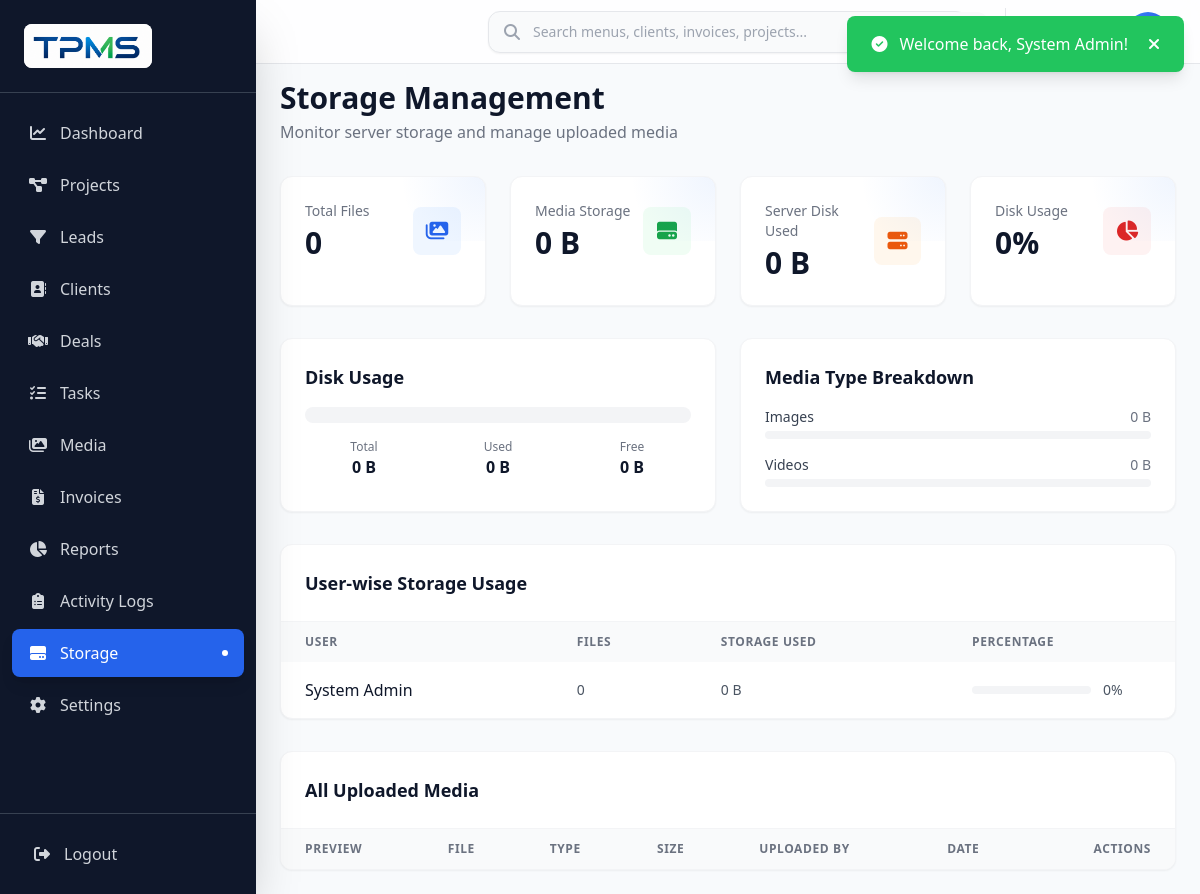
Screenshot of /storage.php (signed in) with the database file from the repository.
### tables this page shows
CREATE TABLE IF NOT EXISTS users (
    id INT AUTO_INCREMENT PRIMARY KEY,
    name VARCHAR(100) NOT NULL,
    email VARCHAR(100) NOT NULL UNIQUE,
    password VARCHAR(255) NOT NULL,
    role VARCHAR(50) DEFAULT 'sales_rep',
    avatar VARCHAR(255) DEFAULT NULL,
    phone VARCHAR(20) DEFAULT NULL,
    status ENUM('active','inactive') DEFAULT 'active',
    created_at TIMESTAMP DEFAULT CURRENT_TIMESTAMP,
    updated_at TIMESTAMP DEFAULT CURRENT_TIMESTAMP ON UPDATE CURRENT_TIMESTAMP,
    FOREIGN KEY (role) REFERENCES roles(name) ON DELETE RESTRICT
);

### includes/functions.php (called while the page is built, shortened)
<?php
function sanitize($input)
{
    return htmlspecialchars(trim((string)$input), ENT_QUOTES, 'UTF-8');
}
function formatBytes($bytes, $precision = 2)
{
    $units = ['B', 'KB', 'MB', 'GB', 'TB'];
    $bytes = max($bytes, 0);
    $pow = floor(($bytes ? log($bytes) : 0) / log(1024));
    $pow = min($pow, count($units) - 1);
    $bytes /= 1024 ** $pow;
    return round($bytes, $precision) . ' ' . $units[$pow];
}

### storage.php (the view, shortened to what this page needs)
<?php
require_once 'includes/header.php';
$db = getDB();
$totalFiles = $db->query("SELECT COUNT(*) FROM media")->fetchColumn();
$totalSize = $db->query("SELECT COALESCE(SUM(file_size), 0) FROM media")->fetchColumn();
$imageSize = $db->query("SELECT COALESCE(SUM(file_size), 0) FROM media WHERE file_type='image'")->fetchColumn();
$videoSize = $db->query("SELECT COALESCE(SUM(file_size), 0) FROM media WHERE file_type='video'")->fetchColumn();
$userStats = $db->query("SELECT u.id, u.name, COUNT(m.id) as file_count, COALESCE(SUM(m.file_size), 0) as total_size
                         FROM users u
                         LEFT JOIN media m ON u.id = m.uploaded_by
                         GROUP BY u.id, u.name
                         ORDER BY total_size DESC")->fetchAll();
$uploadsDir = __DIR__ . '/uploads';
$diskTotal = disk_total_space($uploadsDir);
$diskFree = disk_free_space($uploadsDir);
$diskUsed = $diskTotal - $diskFree;
$diskUsedPercent = $diskTotal > 0 ? round(($diskUsed / $diskTotal) * 100, 2) : 0;
include 'includes/sidebar.php';
?>
<div class="lg:ml-64 min-h-screen transition-all duration-300">
    <?php include 'includes/topbar.php'; ?>
    <main class="p-6 pt-20">
        <div class="mb-8 animate-fade-in">
            <h1 class="text-3xl font-bold text-secondary-900">Storage Management</h1>
            <p class="text-gray-500 mt-1">Monitor server storage and manage uploaded media</p>
        </div>
        <div class="grid grid-cols-1 md:grid-cols-2 lg:grid-cols-4 gap-6 mb-8">
            <div class="stat-card bg-white rounded-xl p-6 shadow-sm border border-gray-100 animate-slide-up">
                <div class="flex items-center justify-between">
                    <div>
                        <p class="text-sm font-medium text-gray-500 mb-1">Total Files</p>
                        <h3 class="text-3xl font-bold text-secondary-900"><?php echo number_format($totalFiles); ?></h3>
                    </div>
                    <div class="w-12 h-12 rounded-lg bg-blue-50 flex items-center justify-center"><i class="fas fa-images text-blue-600 text-xl"></i></div>
                </div>
            </div>
            <div class="stat-card bg-white rounded-xl p-6 shadow-sm border border-gray-100 animate-slide-up stagger-1">
                <div class="flex items-center justify-between">
                    <div>
                        <p class="text-sm font-medium text-gray-500 mb-1">Media Storage</p>
                        <h3 class="text-3xl font-bold text-secondary-900"><?php echo formatBytes($totalSize); ?></h3>
                    </div>
                    <div class="w-12 h-12 rounded-lg bg-green-50 flex items-center justify-center"><i class="fas fa-hdd text-green-600 text-xl"></i></div>
                </div>
            </div>
            <div class="stat-card bg-white rounded-xl p-6 shadow-sm border border-gray-100 animate-slide-up stagger-2">
                <div class="flex items-center justify-between">
                    <div>
                        <p class="text-sm font-medium text-gray-500 mb-1">Server Disk Used</p>
                        <h3 class="text-3xl font-bold text-secondary-900"><?php echo formatBytes($diskUsed); ?></h3>
                    </div>
                    <div class="w-12 h-12 rounded-lg bg-orange-50 flex items-center justify-center"><i class="fas fa-server text-orange-600 text-xl"></i></div>
                </div>
            </div>
            <div class="stat-card bg-white rounded-xl p-6 shadow-sm border border-gray-100 animate-slide-up stagger-3">
                <div class="flex items-center justify-between">
                    <div>
                        <p class="text-sm font-medium text-gray-500 mb-1">Disk Usage</p>
                        <h3 class="text-3xl font-bold text-secondary-900"><?php echo $diskUsedPercent; ?>%</h3>
                    </div>
                    <div class="w-12 h-12 rounded-lg bg-red-50 flex items-center justify-center"><i class="fas fa-chart-pie text-red-600 text-xl"></i></div>
                </div>
            </div>
        </div>
        <div class="grid grid-cols-1 lg:grid-cols-2 gap-6 mb-8">
            <div class="bg-white rounded-xl shadow-sm border border-gray-100 p-6 animate-slide-up animate-delay-100">
                <h2 class="text-lg font-bold text-secondary-900 mb-4">Disk Usage</h2>
                <div class="h-4 bg-gray-100 rounded-full overflow-hidden mb-4">
                </div>
                <div class="grid grid-cols-3 gap-4 text-center">
                    <div>
                        <p class="text-xs text-gray-500">Total</p>
                        <p class="font-semibold text-secondary-900"><?php echo formatBytes($diskTotal); ?></p>
                    </div>
                    <div>
                        <p class="text-xs text-gray-500">Used</p>
                        <p class="font-semibold text-secondary-900"><?php echo formatBytes($diskUsed); ?></p>
                    </div>
                    <div>
                        <p class="text-xs text-gray-500">Free</p>
                        <p class="font-semibold text-secondary-900"><?php echo formatBytes($diskFree); ?></p>
                    </div>
                </div>
            </div>
            <div class="bg-white rounded-xl shadow-sm border border-gray-100 p-6 animate-slide-up animate-delay-200">
                <h2 class="text-lg font-bold text-secondary-900 mb-4">Media Type Breakdown</h2>
                <div class="space-y-4">
                    <div>
                        <div class="flex justify-between text-sm mb-1">
                            <span class="text-gray-700">Images</span>
                            <span class="text-gray-500"><?php echo formatBytes($imageSize); ?></span>
                        </div>
                        <div class="h-2 bg-gray-100 rounded-full overflow-hidden">
                        </div>
                    </div>
                    <div>
                        <div class="flex justify-between text-sm mb-1">
                            <span class="text-gray-700">Videos</span>
                            <span class="text-gray-500"><?php echo formatBytes($videoSize); ?></span>
                        </div>
                        <div class="h-2 bg-gray-100 rounded-full overflow-hidden">
                        </div>
                    </div>
                </div>
            </div>
        </div>
        <div class="bg-white rounded-xl shadow-sm border border-gray-100 overflow-hidden mb-8 animate-slide-up animate-delay-300">
            <div class="p-6 border-b border-gray-100">
                <h2 class="text-lg font-bold text-secondary-900">User-wise Storage Usage</h2>
            </div>
            <div class="overflow-x-auto">
                <table class="w-full">
                    <thead class="bg-gray-50">
                        <tr>
                            <th class="px-6 py-3 text-left text-xs font-semibold text-gray-500 uppercase tracking-wider">User</th>
                            <th class="px-6 py-3 text-left text-xs font-semibold text-gray-500 uppercase tracking-wider">Files</th>
                            <th class="px-6 py-3 text-left text-xs font-semibold text-gray-500 uppercase tracking-wider">Storage Used</th>
                            <th class="px-6 py-3 text-left text-xs font-semibold text-gray-500 uppercase tracking-wider">Percentage</th>
                        </tr>
                    </thead>
                    <tbody class="divide-y divide-gray-100">
                        <?php foreach ($userStats as $user):
                            $percent = $totalSize > 0 ? round(($user['total_size'] / $totalSize) * 100, 1) : 0;
                        ?>
                            <tr class="hover:bg-gray-50 transition-colors">
                                <td class="px-6 py-4 font-medium text-secondary-900"><?php echo sanitize($user['name']); ?></td>
                                <td class="px-6 py-4 text-sm text-gray-600"><?php echo number_format($user['file_count']); ?></td>
                                <td class="px-6 py-4 text-sm text-gray-600"><?php echo formatBytes($user['total_size']); ?></td>
                                <td class="px-6 py-4">
                                    <div class="flex items-center gap-3">
                                        <div class="flex-1 h-2 bg-gray-100 rounded-full overflow-hidden max-w-[150px]">
                                        </div>
                                        <span class="text-sm text-gray-600 w-12"><?php echo $percent; ?>%</span>
                                    </div>
                                </td>
                            </tr>
                        <?php endforeach; ?>
                    </tbody>
                </table>
            </div>
        </div>
        <div class="bg-white rounded-xl shadow-sm border border-gray-100 overflow-hidden animate-slide-up animate-delay-400">
            <div class="p-6 border-b border-gray-100">
                <h2 class="text-lg font-bold text-secondary-900">All Uploaded Media</h2>
            </div>
            <div class="overflow-x-auto">
                <table class="w-full">
                    <thead class="bg-gray-50">
                        <tr>
                            <th class="px-6 py-3 text-left text-xs font-semibold text-gray-500 uppercase tracking-wider">Preview</th>
                            <th class="px-6 py-3 text-left text-xs font-semibold text-gray-500 uppercase tracking-wider">File</th>
                            <th class="px-6 py-3 text-left text-xs font-semibold text-gray-500 uppercase tracking-wider">Type</th>
                            <th class="px-6 py-3 text-left text-xs font-semibold text-gray-500 uppercase tracking-wider">Size</th>
                            <th class="px-6 py-3 text-left text-xs font-semibold text-gray-500 uppercase tracking-wider">Uploaded By</th>
                            <th class="px-6 py-3 text-left text-xs font-semibold text-gray-500 uppercase tracking-wider">Date</th>
                            <th class="px-6 py-3 text-right text-xs font-semibold text-gray-500 uppercase tracking-wider">Actions</th>
                        </tr>
                    </thead>
                </table>
            </div>
        </div>
    </main>
</div>
<?php include 'includes/footer.php'; ?>

### assets/css/style.css (style rules this page uses)
html { scroll-behavior: smooth; }
.animate-delay-100 { animation-delay: 100ms; }
.animate-delay-200 { animation-delay: 200ms; }
.animate-delay-300 { animation-delay: 300ms; }
.animate-delay-400 { animation-delay: 400ms; }
.stagger-1 { animation-delay: 50ms; }
.stagger-2 { animation-delay: 100ms; }
.stagger-3 { animation-delay: 150ms; }
.stat-card { position: relative; overflow: hidden; }
.stat-card::before { content: ''; position: absolute; top: -50%; right: -50%; width: 100%; height: 100%; background: radial-gradient(circle, rgba(59, 130, 246, 0.08) 0%, transparent 70%); animation: pulse-slow 4s ease-in-out infinite; }

### rows the page displays
users: name "System Admin", file_count "0", total_size "0 B", percent "0"

### other values shown
$flash['message'] "Welcome back, System Admin!"
$item['label'] "Dashboard"
$item['label'] "Projects"
$item['label'] "Leads"
$item['label'] "Clients"
$item['label'] "Deals"
$item['label'] "Tasks"
$item['label'] "Media"
$item['label'] "Invoices"
$item['label'] "Reports"
$item['label'] "Activity Logs"
$item['label'] "Storage"
$item['label'] "Settings"
$totalFiles "0"
formatBytes($totalSize) "0 B"
